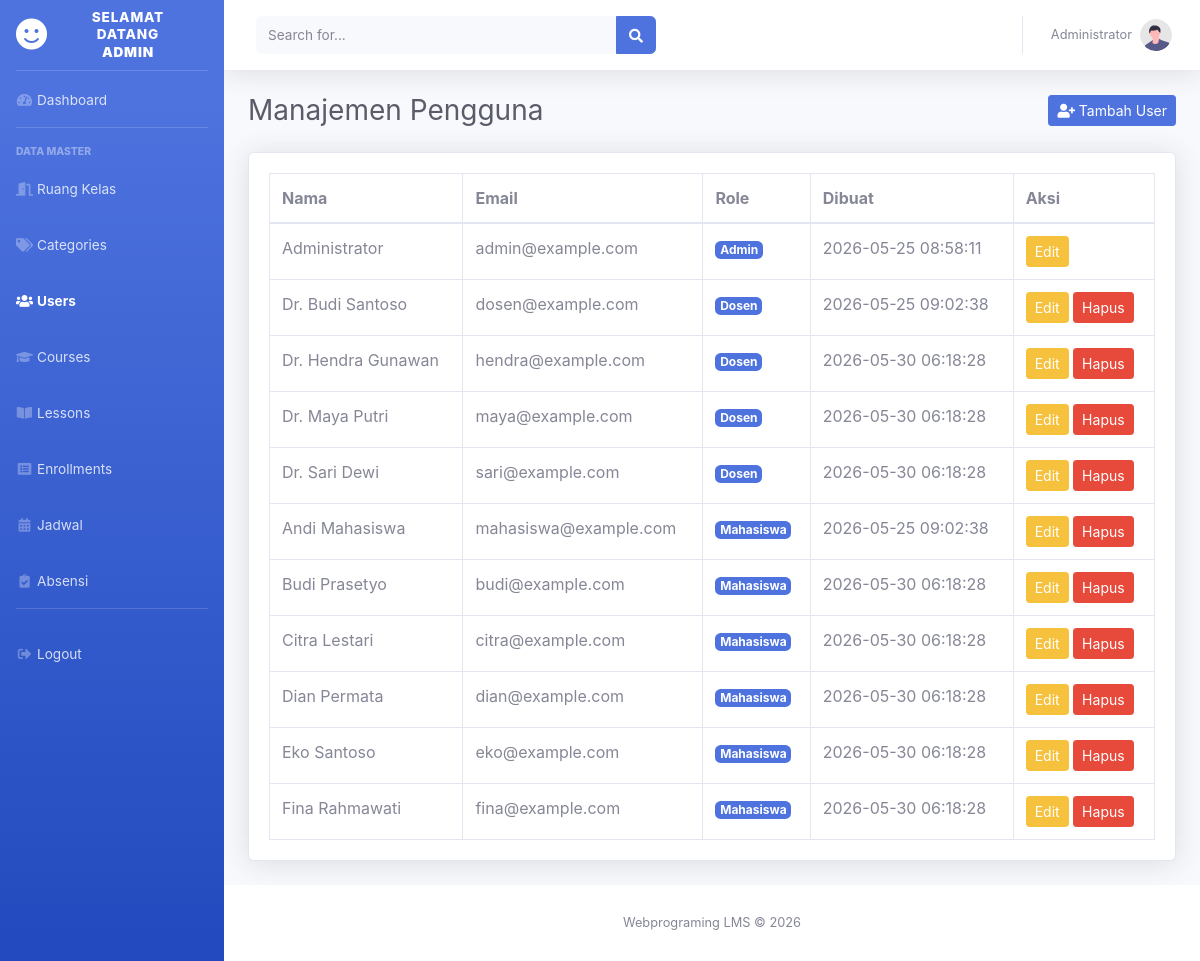
/layout.php?page=users (signed in), run on an earlier commit of the app's database.
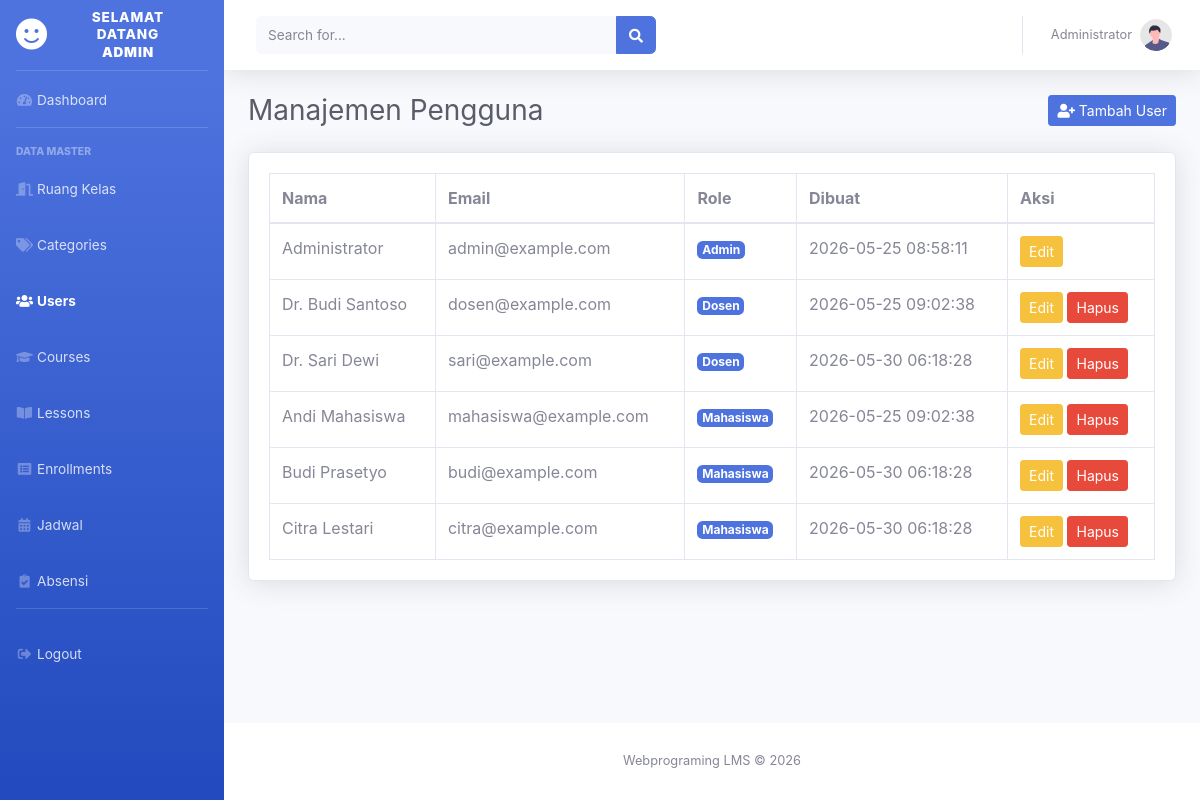
And on a later commit of the database.
### tables this page shows
CREATE TABLE `users` (
  `id` int NOT NULL AUTO_INCREMENT,
  `nama_lengkap` varchar(100) NOT NULL,
  `email` varchar(100) NOT NULL,
  `password` varchar(255) NOT NULL,
  `role` enum('admin','dosen','mahasiswa') DEFAULT 'mahasiswa',
  `foto_profil` varchar(255) DEFAULT 'default.jpg',
  `created_at` timestamp NULL DEFAULT CURRENT_TIMESTAMP,
  PRIMARY KEY (`id`),
  UNIQUE KEY `email` (`email`)
);

### koneksi/koneksi.php (called while the page is built, shortened)
<?php
$db_driver = getenv('APP_DB') ?: 'mysql';
$db_type = $db_driver === 'sqlite' ? 'sqlite' : 'mysql';
class DbResult {
    public array $rows;
    private int $index = 0;
    public function __construct(array $rows = []) {
        $this->rows = $rows;
    }
    public function fetch_assoc(): ?array {
        if ($this->index >= count($this->rows)) {
            return null;
        }
        return $this->rows[$this->index++];
    }
}
function db_query(PDO $db, string $sql): DbResult|bool {
    $statement = $db->query(db_translate_sql($sql));
    return new DbResult($statement->fetchAll(PDO::FETCH_ASSOC));
}
function db_fetch_assoc(DbResult|false $result): ?array {
    return $result ? $result->fetch_assoc() : null;
}
function db_translate_sql(string $sql): string {
    global $db_type;
    if ($db_type !== 'sqlite') {
        return $sql;
    }
    $sql = str_replace('CURRENT_TIMESTAMP()', 'CURRENT_TIMESTAMP', $sql);
    return $sql;
}

### admin/users.php (the view, shortened to what this page needs)
<?php
$users = db_query($koneksi, "SELECT id, nama_lengkap, email, role, created_at FROM users ORDER BY role, nama_lengkap");
?>
<div class="d-sm-flex align-items-center justify-content-between mb-4">
    <h1 class="h3 mb-0 text-gray-800">Manajemen Pengguna</h1>
    <a href="layout.php?page=tambah_user" class="btn btn-primary btn-sm"><i class="fas fa-user-plus"></i> Tambah User</a>
</div>
<div class="card shadow mb-4">
    <div class="card-body">
        <div class="table-responsive">
            <table class="table table-bordered mb-0">
                <thead>
                    <tr>
                        <th>Nama</th>
                        <th>Email</th>
                        <th>Role</th>
                        <th>Dibuat</th>
                        <th>Aksi</th>
                    </tr>
                </thead>
                <tbody>
                    <?php while ($user = db_fetch_assoc($users)): ?>
                    <tr>
                        <td><?php echo e($user['nama_lengkap']); ?></td>
                        <td><?php echo e($user['email']); ?></td>
                        <td><span class="badge badge-primary text-capitalize"><?php echo e($user['role']); ?></span></td>
                        <td><?php echo e($user['created_at']); ?></td>
                        <td>
                            <a href="layout.php?page=ubah_user&id=<?php echo e($user['id']); ?>" class="btn btn-warning btn-sm">Edit</a>
                            <?php if ((int) $user['id'] !== (int) $_SESSION['user_id']): ?>
                                <a href="admin/hapus_user.php?id=<?php echo e($user['id']); ?>" class="btn btn-danger btn-sm" onclick="return confirm('Hapus user ini? Data kelas/enrollment terkait juga dapat ikut terhapus.')">Hapus</a>
                            <?php endif; ?>
                        </td>
                    </tr>
                    <?php endwhile; ?>
                </tbody>
            </table>
        </div>
    </div>
</div>

What changed in the data, as far as the page shows it:
removed users: nama_lengkap "Dr. Hendra Gunawan", email "hendra@example.com", role "Dosen", created_at "2026-05-30 06:18:28"
removed users: nama_lengkap "Dr. Maya Putri", email "maya@example.com", role "Dosen", created_at "2026-05-30 06:18:28"
removed users: nama_lengkap "Dian Permata", email "dian@example.com", role "Mahasiswa", created_at "2026-05-30 06:18:28"
removed users: nama_lengkap "Eko Santoso", email "eko@example.com", role "Mahasiswa", created_at "2026-05-30 06:18:28"
removed users: nama_lengkap "Fina Rahmawati", email "fina@example.com", role "Mahasiswa", created_at "2026-05-30 06:18:28"
